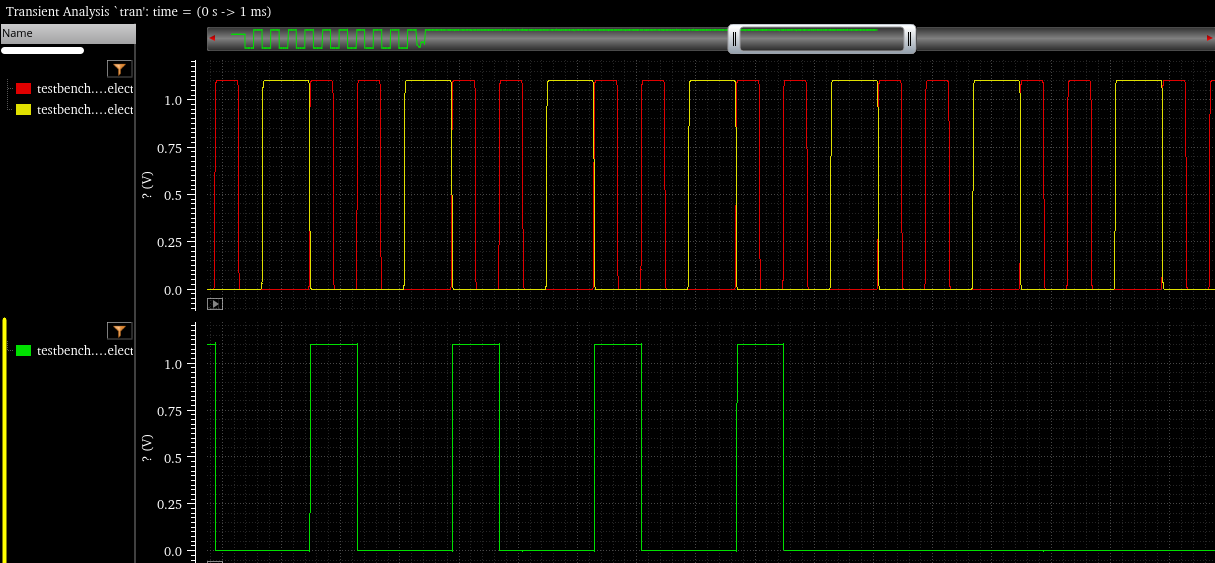
#> input picture TSPCFF_setup_explore/image.png, 1215 x 563 px
$ python -i plotter.py   (imports and definitions only)
#> lines starting #> are read from the running program, lines starting #| are printed output that depends on the picture

import re
import numpy as np
import matplotlib.pyplot as plt

def loadRes(path):
    with open(path, 'r') as f:
        header = True
        data = {}
        index = {}
        for line in f.readlines():
            row = line.replace('\n','').split('",')
            if header:
                for i in range(len(row)):
                    index[i] = row[i]
                    data[row[i]] = []
            else:
                row = line.split(',')
                for i in range(len(row)):
                    try:
                        v = float(row[i])
                    except:
                        v = data[index[i]][-1]
                    data[index[i]].append(v)
            header = False
        return data

# [1 line that did not run here, left out]


def processData(data):
    res = {}
    resTime = {}
    resTrace = {}
    for k in data:
        if k[-1] == 'Y':
            split = k.split(',')
            wmn2 = float(split[0].split('=')[-1])
            wmp5 = float(split[1].split('=')[-1].split(')')[0])
            if wmn2 not in res.keys():
                res[wmn2] = {}
                resTime[wmn2] = {}
                resTrace[wmn2] = {}
            timeTraceName = k[:-1] + 'X'

            time = np.array(data[timeTraceName])
            value = np.array(data[k])

            #res[wmn2][wmp5] = time[np.argmin(value < 0.7)]
            res[wmn2][wmp5] = np.interp(150e-9, time, value) #value
            resTrace[wmn2][wmp5] = value
            resTime[wmn2][wmp5] = time

    return res, resTime, resTrace


# [1 line that did not run here, left out]
# [1 line that did not run here, left out]
# [1 line that did not run here, left out]
# [1 line that did not run here, left out]

# [6 lines not run here, left out]

ax = plt.axes(projection="3d")
#print(type(arr[0,0]))
# [1 line not run here, left out]
#(x, y) = np.meshgrid([i for i in range(arr.shape[0])], [i for i in range(arr.shape[-1])])
# [1 line that did not run here, left out]
# [13 lines not run here, left out]

# [1 line that did not run here, left out]
# [1 line that did not run here, left out]
# [2 lines not run here, left out]

>>> import cv2
>>> picture = cv2.imread('TSPCFF_setup_explore/image.png', cv2.IMREAD_GRAYSCALE)
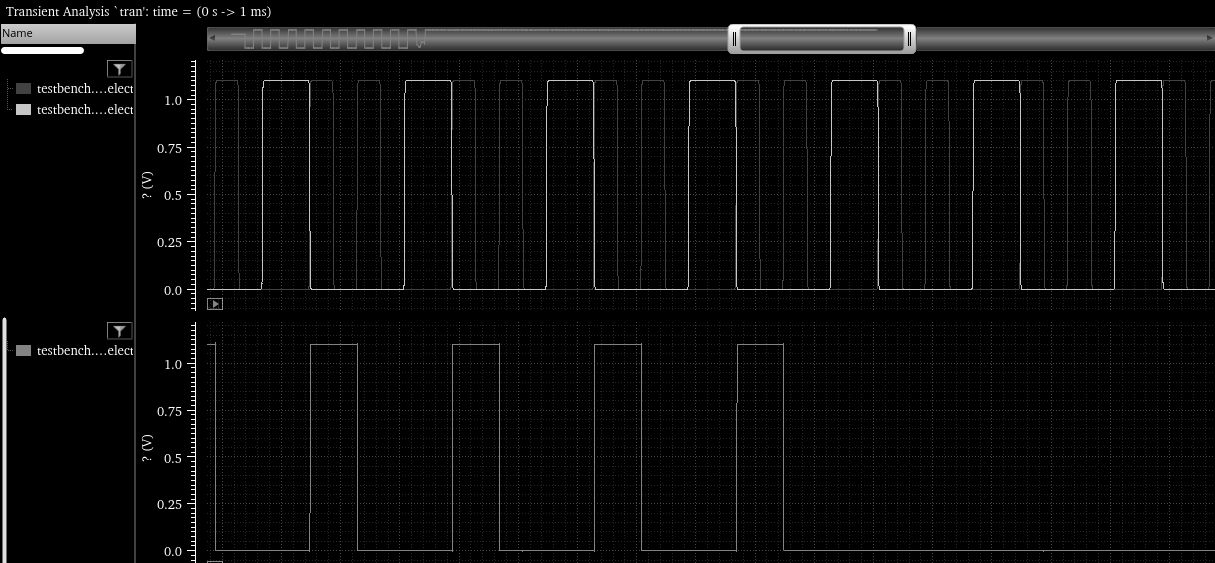
#> picture: shape (563, 1215); min 0, max 255, mean 10.3
>>> result = processData(picture)
#> after the loop in processData, `for k in data:`: res = 0 items
